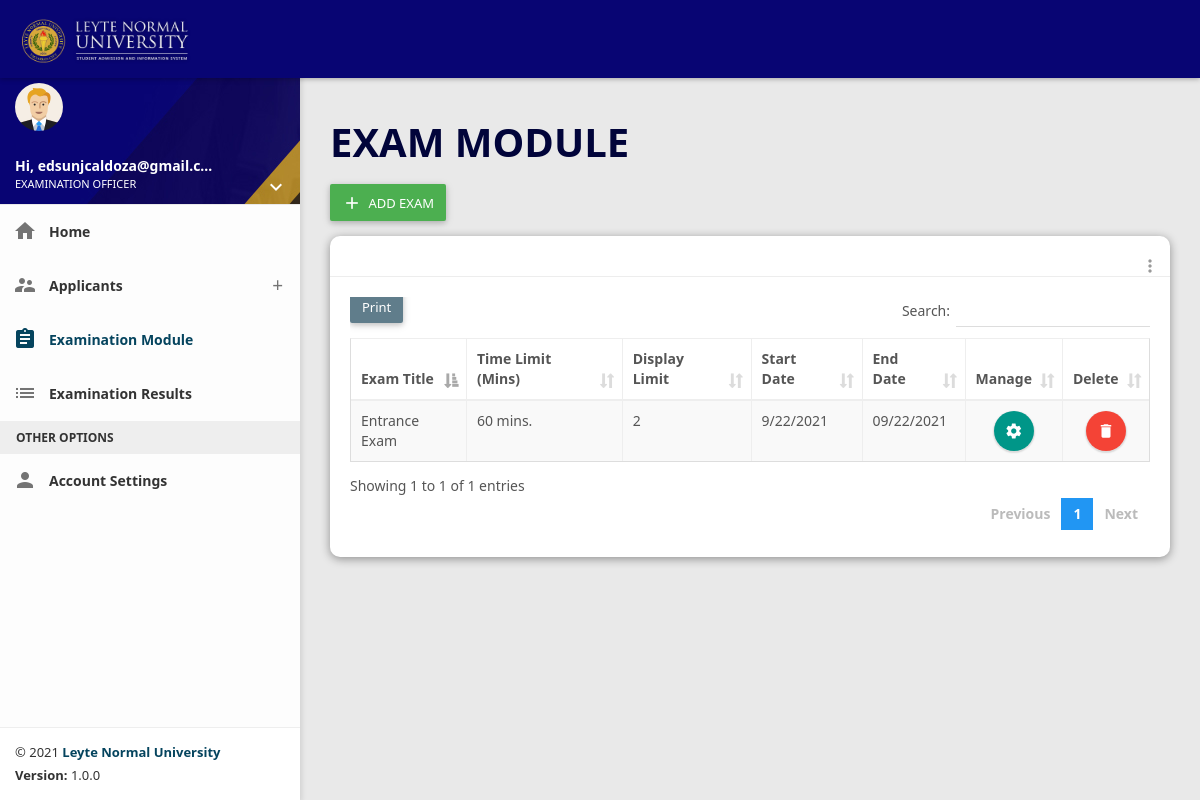
Before: /staff/exam-officer/exam_manage.php (signed in) with the older database file.
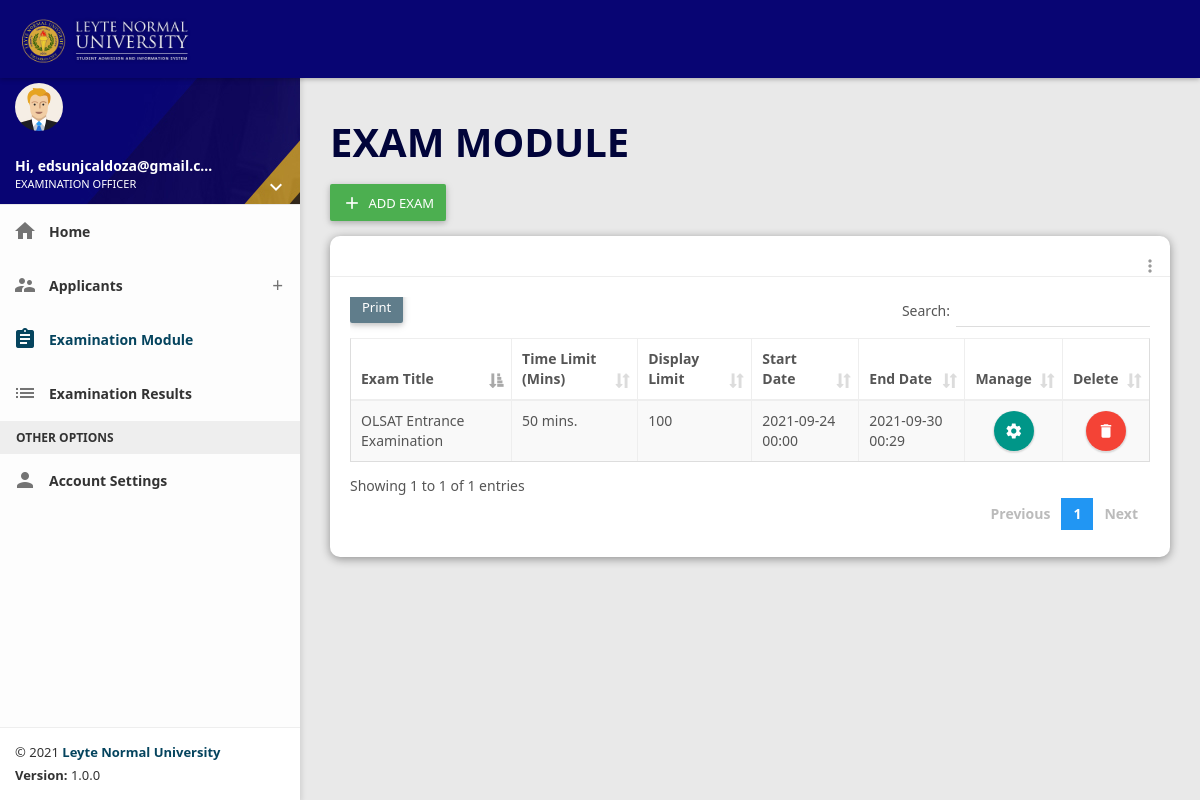
After: the same page with the newer database file.
### tables this page shows
CREATE TABLE `tbl_exam` (
  `id` int(11) NOT NULL,
  `exam_title` varchar(100) NOT NULL,
  `exam_time_limit` varchar(1000) NOT NULL,
  `exam_quest_limit` int(11) NOT NULL,
  `exam_description` varchar(1000) NOT NULL,
  `exam_created` timestamp NOT NULL DEFAULT current_timestamp(),
  `exam_start_date` varchar(30) NOT NULL,
  `exam_end_date` varchar(30) NOT NULL,
  `exam_status` varchar(15) NOT NULL
);

### staff/exam-officer/exam_manage.php (the view, shortened to what this page needs)
<!DOCTYPE html>
<html>
<?php
    include 'includes/header.php';
    include 'includes/topbar.php';
?>
    <section>
        <?php
            include 'includes/left_sidebar.php';
        ?>
    </section>
    <section class="content">
        <div class="container-fluid">
            <div class="row clearfix">
                <div class="col-lg-12 col-md-12 col-sm-12 col-xs-12">
                    <div class="block-header">
                        <h1>EXAM MODULE</h1>
                            <button type="button" class="btn bg-green waves-effect"  href="#" data-toggle="modal" data-target="#addExaminationModal">
                                    <i class="material-icons">add</i>
                                <span>ADD EXAM</span>
                            </button>
                    </div>
                    <div class="card">
                        <div class="header">
                            <ul class="header-dropdown m-r--5">
                                <li class="dropdown">
                                    <a href="javascript:void(0);" class="dropdown-toggle" data-toggle="dropdown" role="button" aria-haspopup="true" aria-expanded="false">
                                        <i class="material-icons">more_vert</i>
                                    </a>
                                </li>
                            </ul>
                        </div>
                        <div class="body">
                            <div class="table-responsive">
                                <table class="table table-bordered table-striped table-hover dataTable js-exportable">
                                    <thead>
                                        <tr>
                                            <th>Exam Title</th>
                                            <th>Time Limit (Mins)</th>
                                            <th>Display Limit</th>
                                            <th>Start Date</th>
                                            <th>End Date</th>
                                            <th>Manage</th>
                                            <th>Delete</th>
                                        </tr>
                                    </thead>
                                    <tbody>
                                        <?php
                                            require 'be/database/db_pdo.php';
                                            $sql = $conn->prepare("SELECT * FROM `tbl_exam`");
                                            $sql->execute();
                                            while($fetch = $sql->fetch()){
                                        ?>
                                        <tr>
                                            <td><?php echo $fetch['exam_title']; ?></td>
                                            <td><?php echo $fetch['exam_time_limit']; ?> mins.</td>
                                            <td><?php echo $fetch['exam_quest_limit']; ?></td>
                                            <td><?php echo $fetch['exam_start_date']; ?></td>
                                            <td><?php echo $fetch['exam_end_date']; ?></td>
                                            <td style="text-align: center;">
                                                <a href="exam_configure.php?id=<?php echo $fetch['id']; ?>" class="btn bg-teal btn-circle waves-effect waves-circle waves-float"><i class="material-icons">settings</i></a>
                                            </td>
                                            <td style="text-align: center;">
                                                <button class="btn bg-red btn-circle waves-effect waves-circle waves-float" data-toggle="modal" data-target="#delete<?php echo $fetch['id']?>" id="btnDelete"><i class="material-icons">delete</i></button>
                                            </td>
                                            <?php
                                            }
                                        ?>
                                        </tr>
                                    </tbody>
                                </table>
                            </div>
                        </div>
                    </div>
                </div>
            </div>
        </div>
    </section>
</body>
</html>

Changed rows visible on the page:
removed tbl_exam: exam_title "Entrance Exam", exam_time_limit "60", exam_quest_limit "2", exam_start_date "9/22/2021", exam_end_date "09/22/2021"
added tbl_exam: exam_title "OLSAT Entrance Examination", exam_time_limit "50", exam_quest_limit "100", exam_start_date "2021-09-24 00:00", exam_end_date "2021-09-30 00:29"
